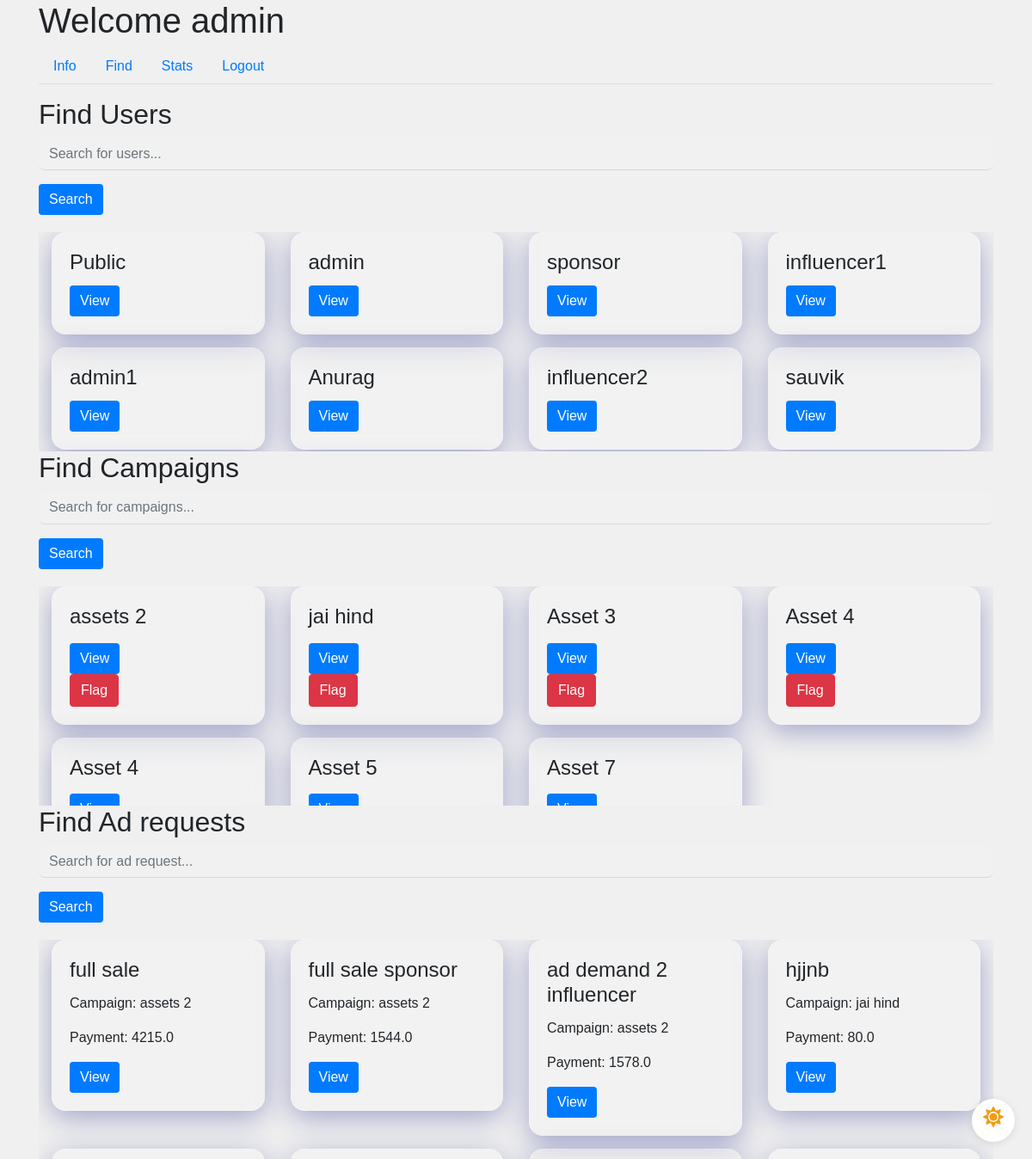
Before: /admin/find (signed in) with the older database file.
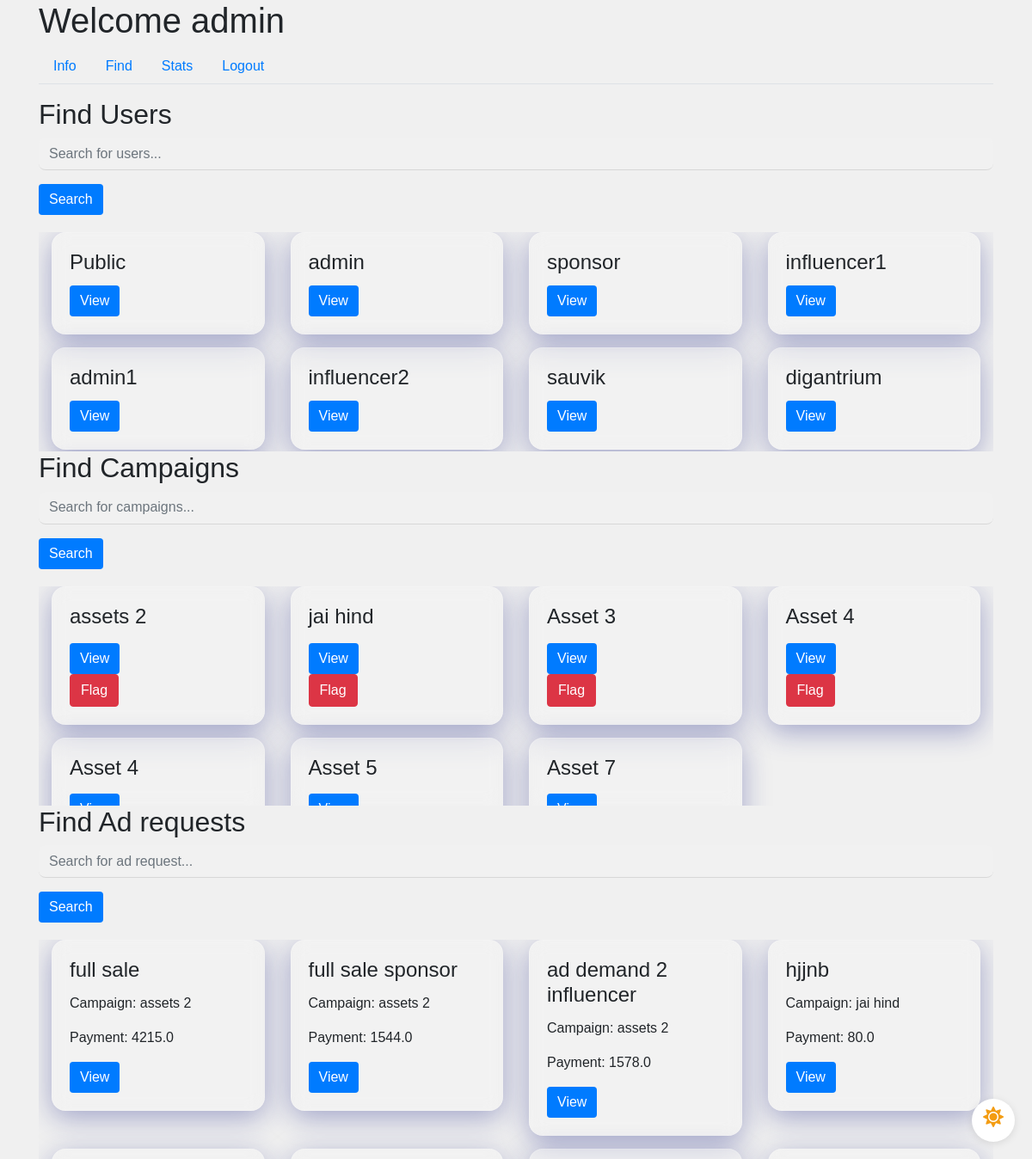
After: the same page with the newer database file.
### app/models.py (models this page shows, shortened)
class User(UserMixin, db.Model):
    id = db.Column(db.Integer, primary_key=True)
    username = db.Column(db.String(64), unique=True, nullable=False)
    email = db.Column(db.String(120), unique=True, nullable=False)
    password_hash = db.Column(db.String(128), nullable=False)
    role = db.Column(db.String(20), nullable=False)
    industry = db.Column(db.String(120))  # For Sponsors
    platforms = db.Column(db.Text)  # For Influencers
    category = db.Column(db.String(120))  # For Influencers
    niche = db.Column(db.String(120))  # For Influencers
    profile_pic = db.Column(db.String(20), nullable=False, default='download.png')
    flag = db.Column(db.Boolean, default=False, nullable=False)  # Add flag column

class Campaign(db.Model):
    id = db.Column(db.Integer, primary_key=True)
    name = db.Column(db.String(100), nullable=False)
    description = db.Column(db.Text, nullable=False)
    budget = db.Column(db.Float, nullable=False)
    visibility = db.Column(db.String(10), nullable=False)  # 'public', 'private'
    start_date = db.Column(db.Date, nullable=False)
    end_date = db.Column(db.Date, nullable=False)
    user_id = db.Column(db.Integer, db.ForeignKey('user.id'), nullable=False)
    ad_requests = db.relationship('AdRequest', backref='campaign', lazy=True)
    flag = db.Column(db.Boolean, default=False, nullable=False)  # Add flag column

class AdRequest(db.Model):
    id = db.Column(db.Integer, primary_key=True)
    campaign_id = db.Column(db.Integer, db.ForeignKey('campaign.id'), nullable=False)
    influencer_id = db.Column(db.Integer, db.ForeignKey('user.id'), nullable=False)
    requirements = db.Column(db.Text, nullable=False)
    payment_amount = db.Column(db.Float, nullable=False)
    status_influencer = db.Column(db.String(10), nullable=False)
    status_sponsor = db.Column(db.String(10), nullable=False)

### app/routes.py (the view)
@main.route('/admin/find')
@login_required
def admin_find():
    if current_user.role == 'admin':
        campaigns = Campaign.query.all()
        ad_requests = AdRequest.query.all()
        search_query1 = request.args.get('search-user','')
        if search_query1:
            users = User.query.filter(
                or_(
                    User.username.ilike(f"%{search_query1}%"),
                    User.platforms.ilike(f"%{search_query1}%"),
                    User.role.ilike(f"%{search_query1}%"),
                    User.industry.ilike(f"%{search_query1}%"),
                    User.category.ilike(f"%{search_query1}%"),
                    User.niche.ilike(f"%{search_query1}%"),
                    User.flag.ilike(f"%{search_query1}%")
                )
            )
        else:
            users = User.query.all()
        search_query2 = request.args.get('search-campaign','')
        if search_query2:
            campaigns = Campaign.query.filter(
                or_(
                    Campaign.name.ilike(f'%{search_query2}%'),
                    Campaign.description.ilike(f'%{search_query2}%'),
                    Campaign.budget.ilike(f'%{search_query2}%'),
                    Campaign.visibility.ilike(f'%{search_query2}%'),
                    Campaign.start_date.ilike(f'%{search_query2}%'),
                    Campaign.end_date.ilike(f'%{search_query2}%'),
                    Campaign.flag.ilike(f'%{search_query2}%')
                )
            )
        else:
            campaigns = Campaign.query.all()
        search_query3 = request.args.get('search-adrequest','')
        if search_query3:
            ad_requests = AdRequest.query.filter(or_((AdRequest.requirements.ilike(f'%{search_query3}%')),(AdRequest.payment_amount.ilike(f'%{search_query3}%')),(AdRequest.status_influencer.ilike(f'%{search_query3}%')),(AdRequest.status_sponsor.ilike(f'%{search_query3}%'))))
        else:
            ad_requests = AdRequest.query.all()
        return render_template('admin_find.html', users=users, campaigns=campaigns, ad_requests=ad_requests)
    return redirect(url_for('main.dashboard'))

### app/models.py (called while the page is built)
@login_manager.user_loader
def load_user(user_id):
    return User.query.get(int(user_id))

### app/templates/admin_find.html (shortened to what this page needs)
{% extends "admin_dashboard.html" %}
{% block tab_content %}
<h2>Find Users</h2>
<form method="GET" action="{{ url_for('main.admin_find') }}">
    <div class="form-group">
        <input type="text" name="search-user" class="form-control" placeholder="Search for users...">
    </div>
    <button type="submit" class="btn btn-primary">Search</button>
</form>
<div class="admin-profile-padding"></div>
<div class="scrollable-container">
    <div class="row-container">
        {% for user in users %}
        <div class="col-md-3">
            <div class="request-box card glassmorphism">
                <div class="card-body">
                    <h4 class="card-title">{{ user.username }}</h4>
                    {% if user.role == 'influencer' %}
                    <button class="btn btn-primary" data-toggle="modal" data-target="#influencerModal" data-id="{{ user.id }}">View</button>
                    {% elif user.role == 'admin' %}
                    <button class="btn btn-primary" data-toggle="modal" data-target="#adminModal" data-id="{{ user.id }}">View</button>
                    {% elif user.role == 'sponsor' %}
                    <button class="btn btn-primary" data-toggle="modal" data-target="#sponsorModal" data-id="{{ user.id }}">View</button>
                    {% else %}
                    <p> Sorry user type mismatch </p>
                    {% endif %}
                </div>
            </div>
        </div>
        {% endfor %}
    </div>
</div>
<h2>Find Campaigns</h2>
<form method="GET" action="{{ url_for('main.admin_find') }}">
    <div class="form-group">
        <input type="text" name="search-campaign" class="form-control" placeholder="Search for campaigns...">
    </div>
    <button type="submit" class="btn btn-primary">Search</button>
</form>
<div class="admin-profile-padding"></div>
<div class="scrollable-container">
    <div class="row-container">
        {% for campaign in campaigns %}
        <div class="col-md-3">
            <div class="request-box card glassmorphism">
                <div class="card-body">
                    <h4 class="card-title">{{ campaign.name }}</h4>
                    {% if campaign.flag == 0 %}
                    <button class="btn btn-primary" data-toggle="modal" data-target="#campaignModal" data-id="{{ campaign.id }}">View</button>
                        <form method="POST" action="{{ url_for('main.flag_campaign', id=campaign.id) }}">
                            <button type="submit" class="btn btn-danger">Flag</button>
                        </form>
                    {% endif %}
                </div>
            </div>
        </div>
        {% endfor %}
    </div>
</div>
<h2>Find Ad requests</h2>
<form method="GET" action="{{ url_for('main.admin_find') }}">
    <div class="form-group">
        <input type="text" name="search-adrequest" class="form-control" placeholder="Search for ad request...">
    </div>
    <button type="submit" class="btn btn-primary">Search</button>
</form>
<div class="admin-profile-padding"></div>
<div class="scrollable-container">
    <div class="row-container">
        {% for request in ad_requests %}
        <div class="col-md-3">
            <div class="request-box card glassmorphism">
                <div class="card-body">
                    <h4 class="card-title">{{ request.requirements }}</h4>
                    <p class="card-text">Campaign: {{ request.campaign.name }}</p>
                    <p class="card-text">Payment: {{ request.payment_amount }}</p>
                    <button class="btn btn-primary" data-toggle="modal" data-target="#adRequestModal" data-id="{{ request.id }}">View</button>
                </div>
            </div>
        </div>
        {% endfor %}
    </div>
</div>
{% endblock %}

### app/templates/admin_dashboard.html (shortened to what this page needs)
{% extends "base.html" %}
{% block content %}
<div class="dark-mode-toggle">
    <label for="darkSwitch" class="toggle-label">
        <i class="fas fa-sun light-mode-icon"></i>
    </label>
</div>
<h1>Welcome {{ current_user.username }}</h1>
<ul class="nav nav-tabs">
    <li class="nav-item">
        <a class="nav-link" href="{{ url_for('main.admin_info') }}">Info</a>
    </li>
    <li class="nav-item">
        <a class="nav-link" href="{{ url_for('main.admin_find') }}">Find</a>
    </li>
    <li class="nav-item">
        <a class="nav-link" href="{{ url_for('main.admin_stats') }}">Stats</a>
    </li>
    <li class="nav-item">
        <a class="nav-link" href="{{ url_for('main.logout') }}">Logout</a>
    </li>
</ul>
<div class="tab-content mt-3">
    {% block tab_content %}{% endblock %}
</div>
{% endblock %}

### app/templates/base.html (shortened to what this page needs)
<!DOCTYPE html>
<html lang="en">
<head>
    <link rel="stylesheet" href="https://maxcdn.bootstrapcdn.com/bootstrap/4.0.0/css/bootstrap.min.css">
    <link href="https://stackpath.bootstrapcdn.com/bootstrap/4.3.1/css/bootstrap.min.css" rel="stylesheet">
    <link rel="stylesheet" href="https://cdnjs.cloudflare.com/ajax/libs/font-awesome/5.15.4/css/all.min.css">
    <link rel="stylesheet" href="{{ url_for('static', filename='css/styles.css') }}">
</head>
<body>
    <div class="container">
        {% block content %}{% endblock %}
    </div>
</body>
</html>

### app/static/css/styles.css (style rules this page uses)
.scrollable-container { display: flex; flex-direction: column; overflow-y: auto; height: 255px; scroll-snap-type: y mandatory; }
.admin-profile-padding { padding: 10px; }
.row-container { display: flex; flex-wrap: wrap; margin-top: 10px; }
.row-container > .col-md-3 { flex: 0 0 25%; box-sizing: border-box; scroll-snap-align: start; margin-bottom: 15px; }
body { font-family: 'Arial', sans-serif; background-color: #f0f0f0; margin: 0; padding: 0; transition: background-color 0.3s; }
.glassmorphism { background: rgba(255, 255, 255, 0.15); border-radius: 16px; backdrop-filter: blur(10px); -webkit-backdrop-filter: blur(10px); box-shadow: 0 8px 32px rgba(31, 38, 135, 0.37); border: 1px solid rgba(255, 255, 255, 0.18); transition: all 0.3s ease-in-out; }
.form-control { border: none; border-bottom: 1px solid rgba(0, 0, 0, 0.1); background-color: rgba(255, 255, 255, 0.1); border-radius: 8px; color: #333; transition: border-color 0.3s; }
.btn-primary { background-color: #007bff; border: none; }
.dark-mode-toggle { position: fixed; bottom: 20px; right: 20px; width: 50px; height: 50px; border-radius: 50%; background-color: #fff; box-shadow: 0 2px 10px rgba(0, 0, 0, 0.1); display: flex; align-items: center; justify-content: center; cursor: pointer; z-index: 1000; }
.toggle-label { display: flex; align-items: center; justify-content: center; width: 100%; height: 100%; cursor: pointer; position: relative; }
.light-mode-icon, .dark-mode-icon { position: absolute; font-size: 24px; }
.light-mode-icon { color: #f39c12; opacity: 1; transition: opacity 0.3s; }

Changed rows visible on the page:
removed User: username "Anurag"
now on this page (row unchanged): User: username "digantrium"
